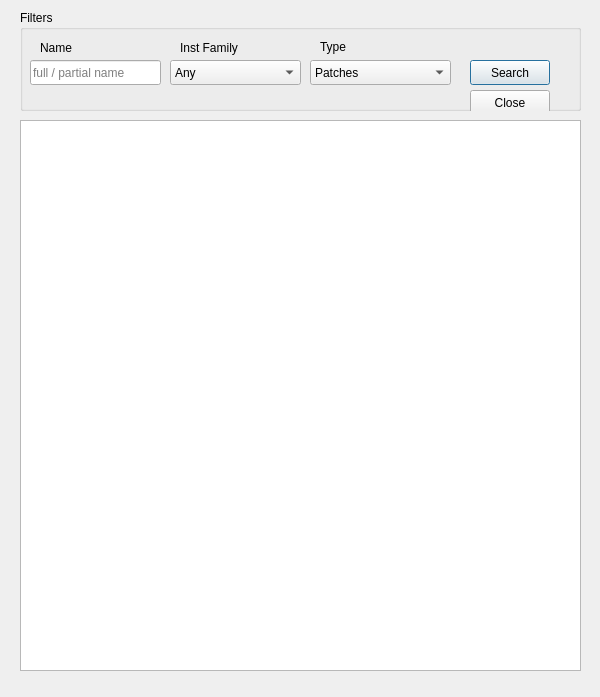
<?xml version="1.0" encoding="UTF-8"?>
<ui version="4.0">
 <class>DATA_LIST</class>
 <widget class="QDialog" name="DATA_LIST">
  <property name="geometry">
   <rect>
    <x>0</x>
    <y>0</y>
    <width>600</width>
    <height>697</height>
   </rect>
  </property>
  <property name="sizePolicy">
   <sizepolicy hsizetype="Fixed" vsizetype="Fixed">
    <horstretch>0</horstretch>
    <verstretch>0</verstretch>
   </sizepolicy>
  </property>
  <property name="windowTitle">
   <string>Database Queries</string>
  </property>
  <property name="statusTip">
   <string notr="true">Item Count </string>
  </property>
  <widget class="QGroupBox" name="groupBox">
   <property name="geometry">
    <rect>
     <x>20</x>
     <y>10</y>
     <width>561</width>
     <height>101</height>
    </rect>
   </property>
   <property name="title">
    <string>Filters</string>
   </property>
   <widget class="QLabel" name="label">
    <property name="geometry">
     <rect>
      <x>20</x>
      <y>30</y>
      <width>91</width>
      <height>16</height>
     </rect>
    </property>
    <property name="text">
     <string>Name</string>
    </property>
   </widget>
   <widget class="QLabel" name="label_2">
    <property name="geometry">
     <rect>
      <x>160</x>
      <y>30</y>
      <width>81</width>
      <height>16</height>
     </rect>
    </property>
    <property name="text">
     <string>Inst Family</string>
    </property>
   </widget>
   <widget class="QComboBox" name="DataList_Family_select">
    <property name="geometry">
     <rect>
      <x>150</x>
      <y>50</y>
      <width>131</width>
      <height>25</height>
     </rect>
    </property>
    <item>
     <property name="text">
      <string>Any</string>
     </property>
    </item>
    <item>
     <property name="text">
      <string>Keyboards</string>
     </property>
    </item>
    <item>
     <property name="text">
      <string>Strings</string>
     </property>
    </item>
    <item>
     <property name="text">
      <string>Winds</string>
     </property>
    </item>
    <item>
     <property name="text">
      <string>Brass</string>
     </property>
    </item>
    <item>
     <property name="text">
      <string>Percussion</string>
     </property>
    </item>
    <item>
     <property name="text">
      <string>ChromPerc</string>
     </property>
    </item>
    <item>
     <property name="text">
      <string>Voice</string>
     </property>
    </item>
    <item>
     <property name="text">
      <string>Synth</string>
     </property>
    </item>
    <item>
     <property name="text">
      <string>Guitars</string>
     </property>
    </item>
    <item>
     <property name="text">
      <string>Bass</string>
     </property>
    </item>
    <item>
     <property name="text">
      <string>Ensemble</string>
     </property>
    </item>
    <item>
     <property name="text">
      <string>Ethnic</string>
     </property>
    </item>
    <item>
     <property name="text">
      <string>SFX</string>
     </property>
    </item>
   </widget>
   <widget class="QLineEdit" name="DataList_Name_edit">
    <property name="geometry">
     <rect>
      <x>10</x>
      <y>50</y>
      <width>131</width>
      <height>25</height>
     </rect>
    </property>
    <property name="text">
     <string notr="true"/>
    </property>
    <property name="placeholderText">
     <string>full / partial name</string>
    </property>
   </widget>
   <widget class="QPushButton" name="DataList_Select_button">
    <property name="geometry">
     <rect>
      <x>450</x>
      <y>50</y>
      <width>80</width>
      <height>25</height>
     </rect>
    </property>
    <property name="text">
     <string>Search</string>
    </property>
   </widget>
   <widget class="QPushButton" name="DataList_Exit_button">
    <property name="geometry">
     <rect>
      <x>450</x>
      <y>80</y>
      <width>80</width>
      <height>25</height>
     </rect>
    </property>
    <property name="text">
     <string>Close</string>
    </property>
   </widget>
   <widget class="QComboBox" name="DataList_Type_button">
    <property name="geometry">
     <rect>
      <x>290</x>
      <y>50</y>
      <width>141</width>
      <height>25</height>
     </rect>
    </property>
    <item>
     <property name="text">
      <string>Patches</string>
     </property>
    </item>
    <item>
     <property name="text">
      <string>Tones/Waves</string>
     </property>
    </item>
    <item>
     <property name="text">
      <string>Dumps</string>
     </property>
    </item>
    <item>
     <property name="text">
      <string>Saved Performances</string>
     </property>
    </item>
    <item>
     <property name="text">
      <string>Saved Patches</string>
     </property>
    </item>
    <item>
     <property name="text">
      <string>Saved Rhythm Sets</string>
     </property>
    </item>
    <item>
     <property name="text">
      <string>Saved Tunings</string>
     </property>
    </item>
   </widget>
   <widget class="QLabel" name="label_3">
    <property name="geometry">
     <rect>
      <x>300</x>
      <y>30</y>
      <width>52</width>
      <height>14</height>
     </rect>
    </property>
    <property name="text">
     <string>Type</string>
    </property>
   </widget>
  </widget>
  <widget class="QTextEdit" name="DataList_Result_list">
   <property name="geometry">
    <rect>
     <x>20</x>
     <y>120</y>
     <width>561</width>
     <height>551</height>
    </rect>
   </property>
   <property name="acceptDrops">
    <bool>false</bool>
   </property>
   <property name="frameShadow">
    <enum>QFrame::Raised</enum>
   </property>
   <property name="horizontalScrollBarPolicy">
    <enum>Qt::ScrollBarAlwaysOff</enum>
   </property>
   <property name="undoRedoEnabled">
    <bool>false</bool>
   </property>
   <property name="lineWrapMode">
    <enum>QTextEdit::NoWrap</enum>
   </property>
   <property name="tabStopWidth">
    <number>4</number>
   </property>
   <property name="textInteractionFlags">
    <set>Qt::TextSelectableByKeyboard|Qt::TextSelectableByMouse</set>
   </property>
  </widget>
 </widget>
 <layoutdefault spacing="6" margin="11"/>
 <resources/>
 <connections/>
</ui>
